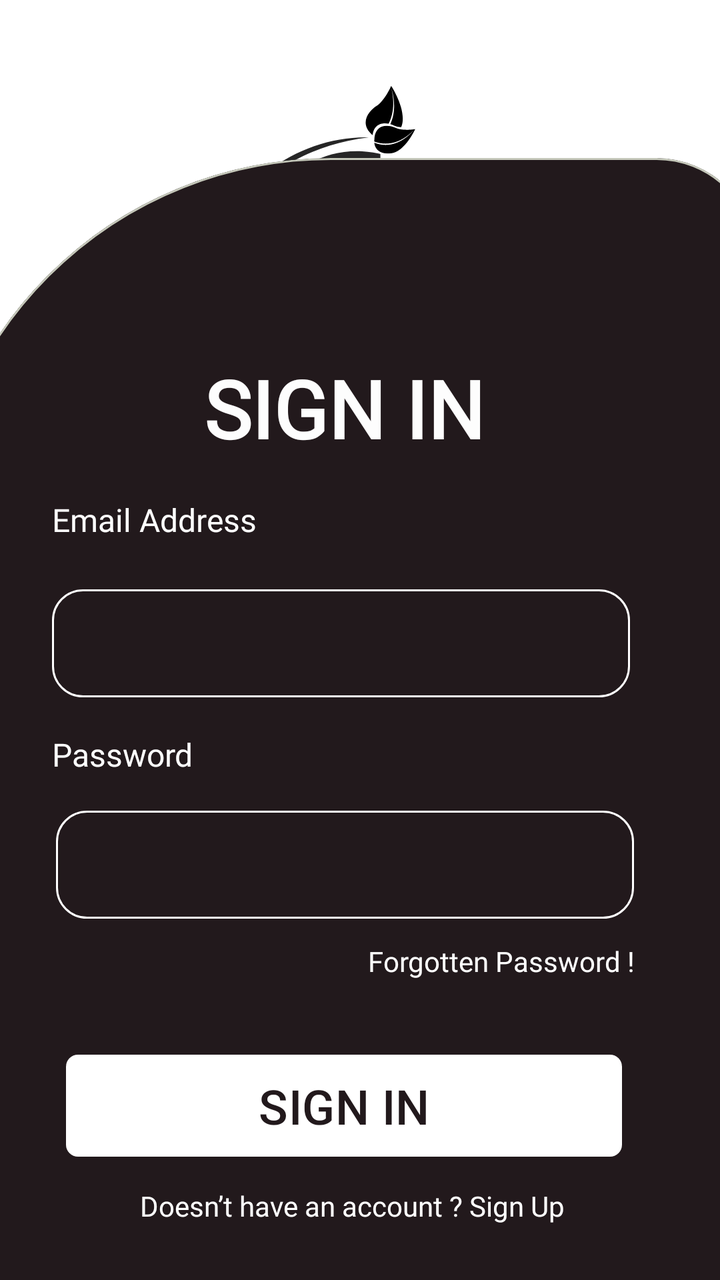
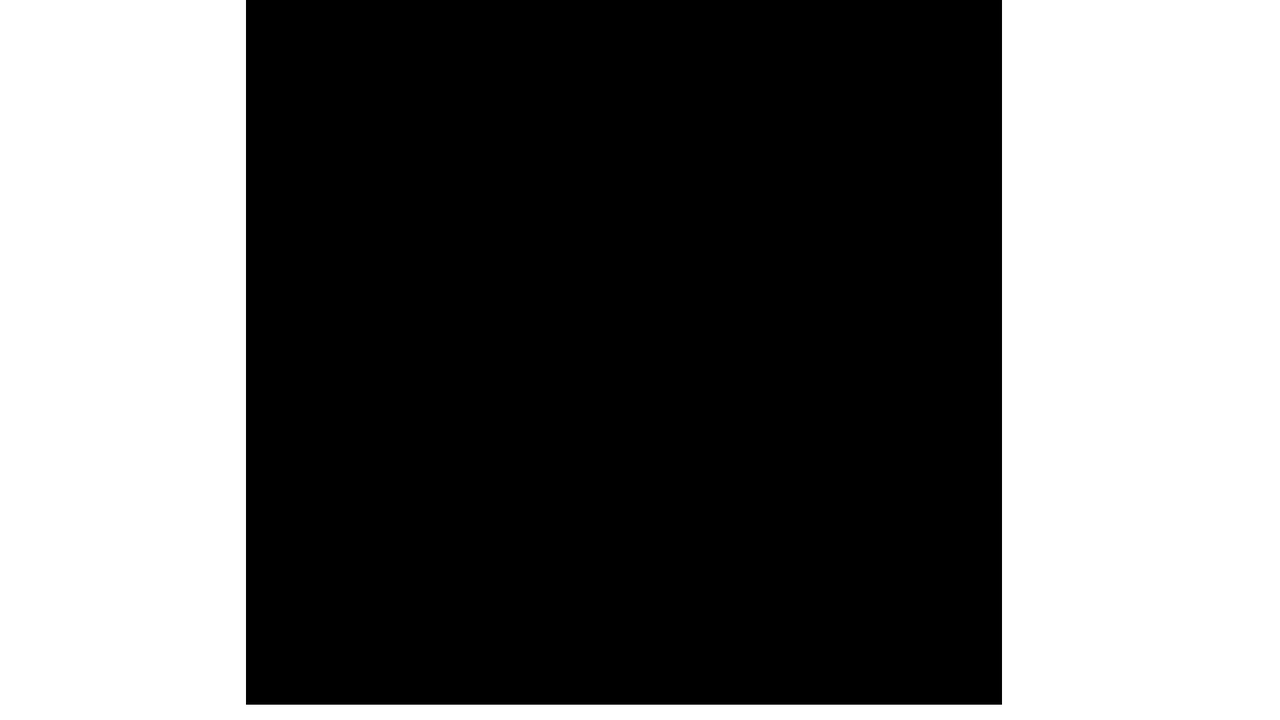

An Android layout and its configuration variant, each rendered on a device that would load it. The default file and the variant file are quoted in full after the pictures.
<!-- AndroidManifest.xml: application theme Theme.EcoGrid -->
<!-- res/layout/activity_login.xml -->
<?xml version="1.0" encoding="utf-8"?>
<androidx.constraintlayout.widget.ConstraintLayout xmlns:android="http://schemas.android.com/apk/res/android"
    xmlns:app="http://schemas.android.com/apk/res-auto"
    xmlns:tools="http://schemas.android.com/tools"
    android:id="@+id/drawerLayoutSignIn"
    android:layout_width="match_parent"
    android:layout_height="match_parent"
    android:background="#FFFFFF">

    <ImageView
        android:id="@+id/imageView"
        android:layout_width="358dp"
        android:layout_height="236dp"
        android:layout_marginTop="4dp"
        app:layout_constraintEnd_toEndOf="parent"
        app:layout_constraintStart_toStartOf="parent"
        app:layout_constraintTop_toTopOf="parent"
        app:srcCompat="@drawable/ecogrid___copy" />

    <com.google.android.material.card.MaterialCardView
        android:id="@+id/cardViewPanel"
        android:layout_width="413dp"
        android:layout_height="594dp"
        app:cardBackgroundColor="@color/md_theme_onBackground"
        app:cardElevation="0dp"
        app:layout_constraintBottom_toBottomOf="parent"
        app:layout_constraintEnd_toEndOf="parent"
        app:layout_constraintHorizontal_bias="0.666"
        app:layout_constraintStart_toStartOf="parent"
        app:layout_constraintTop_toBottomOf="@+id/imageView"
        app:layout_constraintVertical_bias="0.83"
        app:shapeAppearanceOverlay="@style/ToRoundedCard">

        <androidx.constraintlayout.widget.ConstraintLayout
            android:layout_width="340dp"
            android:layout_height="match_parent"
            android:layout_gravity="center">

            <TextView
                android:id="@+id/textView"
                android:layout_width="111dp"
                android:layout_height="18dp"
                android:layout_marginStart="24dp"
                android:layout_marginTop="28dp"
                android:fontFamily="@font/sulphur_point_light"
                android:text="Email Address"
                android:textColor="#FFFFFF"
                android:textSize="16sp"
                app:layout_constraintBottom_toBottomOf="parent"
                app:layout_constraintStart_toStartOf="parent"
                app:layout_constraintTop_toTopOf="parent"
                app:layout_constraintVertical_bias="0.194" />

            <TextView
                android:id="@+id/textView2"
                android:layout_width="wrap_content"
                android:layout_height="wrap_content"
                android:layout_marginTop="40dp"
                android:fontFamily="@font/sulphur_point_light"
                android:text="SIGN IN"
                android:textColor="#FDFDFD"
                android:textSize="40sp"
                android:textStyle="bold"
                app:layout_constraintEnd_toEndOf="parent"
                app:layout_constraintStart_toStartOf="parent"
                app:layout_constraintTop_toTopOf="parent" />



            <TextView
                android:id="@+id/textView3"
                android:layout_width="111dp"
                android:layout_height="18dp"
                android:layout_marginStart="24dp"
                android:layout_marginTop="28dp"
                android:fontFamily="@font/sulphur_point_light"
                android:text="Password"
                android:textColor="#FFFFFF"
                android:textSize="16sp"
                app:layout_constraintBottom_toBottomOf="parent"
                app:layout_constraintStart_toStartOf="parent"
                app:layout_constraintTop_toTopOf="parent"
                app:layout_constraintVertical_bias="0.466" />

            <TextView
                android:id="@+id/textView4"
                android:layout_width="183dp"
                android:layout_height="18dp"
                android:layout_marginStart="132dp"
                android:layout_marginTop="28dp"
                android:fontFamily="@font/sulphur_point_light"
                android:text="Forgotten Password !"
                android:textAlignment="viewEnd"
                android:textColor="#FFFFFF"
                android:textSize="14sp"
                app:layout_constraintBottom_toBottomOf="parent"
                app:layout_constraintStart_toStartOf="parent"
                app:layout_constraintTop_toTopOf="parent"
                app:layout_constraintVertical_bias="0.709" />

            <com.google.android.material.textfield.TextInputEditText
                android:id="@+id/email_address"
                android:layout_width="289dp"
                android:layout_height="54dp"
                android:layout_marginTop="64dp"
                android:background="@drawable/custome_input_boarder"
                android:drawableEnd="@drawable/mail_24dp_e3e3e3_fill0_wght400_grad0_opsz24___copy"
                android:outlineProvider="background"
                android:paddingStart="10dp"
                android:paddingEnd="10dp"
                android:textColor="#FFFFFF"
                android:textSize="16sp"
                android:inputType="textEmailAddress"
                android:singleLine="true"
                android:maxLines="1"
                android:imeOptions="actionNext"
                android:textCursorDrawable="@null"
                app:layout_constraintBottom_toBottomOf="parent"
                app:layout_constraintEnd_toEndOf="parent"
                app:layout_constraintHorizontal_bias="0.47"
                app:layout_constraintStart_toStartOf="parent"
                app:layout_constraintTop_toBottomOf="@+id/textView2"
                app:layout_constraintVertical_bias="0.0" />

            <com.google.android.material.textfield.TextInputEditText
                android:id="@+id/password"
                android:layout_width="289dp"
                android:layout_height="54dp"
                android:layout_marginTop="64dp"
                android:background="@drawable/custome_input_boarder"
                android:drawableEnd="@drawable/visibility_24dp_e3e3e3_fill0_wght400_grad0_opsz24___copy"
                android:outlineProvider="background"
                android:paddingStart="10dp"
                android:paddingEnd="10dp"
                android:textColor="#FFFFFF"
                android:textSize="16sp"
                android:maxLines="1"
                android:inputType="textPassword"
                android:singleLine="true"
                android:imeOptions="actionNext"
                android:textCursorDrawable="@null"
                app:layout_constraintBottom_toBottomOf="parent"
                app:layout_constraintEnd_toEndOf="parent"
                app:layout_constraintHorizontal_bias="0.509"
                app:layout_constraintStart_toStartOf="parent"
                app:layout_constraintTop_toBottomOf="@+id/textView2"
                app:layout_constraintVertical_bias="0.416" />

            <Button
                android:id="@+id/button"
                android:layout_width="278dp"
                android:layout_height="59dp"
                android:text="@string/activity_sign_in"
                android:textColor="@color/md_theme_onBackground"
                android:textSize="24dp"
                app:backgroundTint="@color/design_default_color_on_primary"
                app:cornerRadius="6dp"
                app:layout_constraintBottom_toBottomOf="parent"
                app:layout_constraintEnd_toEndOf="parent"
                app:layout_constraintStart_toStartOf="parent"
                app:layout_constraintTop_toBottomOf="@+id/textView2"
                app:layout_constraintVertical_bias="0.9" />

            <TextView
                android:id="@+id/textView5"
                android:layout_width="286dp"
                android:layout_height="19dp"
                android:fontFamily="@font/sulphur_point_light"
                android:text="Doesn’t have an account ? Sign Up"
                android:textAlignment="center"
                android:textColor="#FFFFFF"
                android:textSize="14sp"
                app:layout_constraintBottom_toBottomOf="parent"
                app:layout_constraintEnd_toEndOf="parent"
                app:layout_constraintHorizontal_bias="0.574"
                app:layout_constraintStart_toStartOf="parent"
                app:layout_constraintTop_toBottomOf="@+id/textView2"
                app:layout_constraintVertical_bias="0.994" />


        </androidx.constraintlayout.widget.ConstraintLayout>

    </com.google.android.material.card.MaterialCardView>

</androidx.constraintlayout.widget.ConstraintLayout>
<!-- resources referenced by this layout -->
<resources>
  <color name="md_theme_onBackground">#22191C</color>
  <!-- drawable custome_input_boarder (drawable) -->
  <?xml version="1.0" encoding="utf-8"?>
  <shape xmlns:android="http://schemas.android.com/apk/res/android">
      <solid android:color="@android:color/transparent"/>
  
      <stroke android:width="1dp" android:color="@color/design_default_color_on_primary"/>
      <corners android:radius="15dp"/>
  </shape>
  <string name="activity_sign_in">SIGN IN</string>
  <style name="ToRoundedCard">
          <item name="cornerSizeTopLeft">200dp</item>
          <item name="cornerSizeTopRight">50dp</item>
          <item name="cornerSizeBottomRight">50dp</item>
          <item name="cornerSizeBottomLeft">50dp</item>
      </style>
  <color name="md_theme_primary">#8C4A60</color>
  <color name="md_theme_onPrimary">#FFFFFF</color>
  <color name="md_theme_primaryContainer">#FFD9E2</color>
  <color name="md_theme_onPrimaryContainer">#703348</color>
  <color name="md_theme_secondary">#006874</color>
  <color name="md_theme_onSecondary">#FFFFFF</color>
  <color name="md_theme_secondaryContainer">#9EEFFD</color>
  <color name="md_theme_onSecondaryContainer">#004F58</color>
  <color name="md_theme_tertiary">#425E91</color>
  <color name="md_theme_onTertiary">#FFFFFF</color>
  <color name="md_theme_tertiaryContainer">#D7E3FF</color>
  <color name="md_theme_onTertiaryContainer">#284677</color>
  <color name="md_theme_error">#904A47</color>
  <color name="md_theme_onError">#FFFFFF</color>
  <color name="md_theme_errorContainer">#FFDAD7</color>
  <color name="md_theme_onErrorContainer">#733331</color>
  <color name="md_theme_background">#FFF8F8</color>
  <color name="md_theme_surface">#F5FAFC</color>
  <color name="md_theme_onSurface">#171C1E</color>
  <color name="md_theme_surfaceVariant">#E1E4D5</color>
  <color name="md_theme_onSurfaceVariant">#44483D</color>
  <color name="md_theme_outline">#75796C</color>
  <color name="md_theme_outlineVariant">#C5C8BA</color>
  <color name="md_theme_inverseSurface">#2B3133</color>
  <color name="md_theme_inverseOnSurface">#ECF2F4</color>
  <color name="md_theme_inversePrimary">#FFB1C8</color>
  <color name="md_theme_primaryFixed">#FFD9E2</color>
  <color name="md_theme_onPrimaryFixed">#3A071D</color>
  <color name="md_theme_primaryFixedDim">#FFB1C8</color>
  <color name="md_theme_onPrimaryFixedVariant">#703348</color>
  <color name="md_theme_secondaryFixed">#9EEFFD</color>
  <color name="md_theme_onSecondaryFixed">#001F24</color>
  <color name="md_theme_secondaryFixedDim">#82D3E0</color>
  <color name="md_theme_onSecondaryFixedVariant">#004F58</color>
  <color name="md_theme_tertiaryFixed">#D7E3FF</color>
  <color name="md_theme_onTertiaryFixed">#001B3F</color>
  <color name="md_theme_tertiaryFixedDim">#ABC7FF</color>
  <color name="md_theme_onTertiaryFixedVariant">#284677</color>
  <color name="md_theme_surfaceDim">#D5DBDD</color>
  <color name="md_theme_surfaceBright">#F5FAFC</color>
  <color name="md_theme_surfaceContainerLowest">#FFFFFF</color>
  <color name="md_theme_surfaceContainerLow">#EFF4F6</color>
  <color name="md_theme_surfaceContainer">#E9EFF1</color>
  <color name="md_theme_surfaceContainerHigh">#E4E9EB</color>
  <color name="md_theme_surfaceContainerHighest">#DEE3E5</color>
  <!-- some entries are left out for length -->
</resources>
<!-- res/layout-land/activity_login.xml (the repository's variant of the layout above) -->
<!-- drawn on the phone turned sideways -->
<?xml version="1.0" encoding="utf-8"?>
<androidx.constraintlayout.widget.ConstraintLayout xmlns:android="http://schemas.android.com/apk/res/android"
    xmlns:app="http://schemas.android.com/apk/res-auto"
    xmlns:tools="http://schemas.android.com/tools"
    android:id="@+id/drawerLayoutSignIn"
    android:layout_width="match_parent"
    android:layout_height="match_parent"
    android:background="#FFFFFF">


    <ImageView
        android:id="@+id/imageView"
        android:layout_width="273dp"
        android:layout_height="273dp"
        android:layout_marginTop="4dp"
        app:layout_constraintEnd_toEndOf="parent"
        app:layout_constraintStart_toStartOf="parent"
        app:layout_constraintTop_toTopOf="parent"
        app:srcCompat="@drawable/ecogrid___copy" />

    <View
        android:id="@+id/view"
        android:layout_width="378dp"
        android:layout_height="607dp"
        android:layout_marginBottom="8dp"
        android:background="@drawable/signup_signin_rounded_panel"
        app:layout_constraintBottom_toBottomOf="parent"
        app:layout_constraintEnd_toEndOf="parent"
        app:layout_constraintHorizontal_bias="0.47"
        app:layout_constraintStart_toStartOf="parent" />

    <TextView
        android:id="@+id/textView2"
        android:layout_width="wrap_content"
        android:layout_height="wrap_content"
        android:layout_marginTop="72dp"
        android:fontFamily="@font/sulphur_point_light"
        android:text="SIGN IN"
        android:textColor="#FDFDFD"
        android:textSize="40sp"
        android:textStyle="bold"
        app:layout_constraintEnd_toEndOf="@+id/view"
        app:layout_constraintHorizontal_bias="0.501"
        app:layout_constraintStart_toStartOf="@+id/view"
        app:layout_constraintTop_toTopOf="@+id/view" />

    <TextView
        android:id="@+id/textView"
        android:layout_width="176dp"
        android:layout_height="24dp"
        android:layout_marginTop="176dp"
        android:fontFamily="Sulphur Point"
        android:text="Email Address"
        android:textSize="16dp"
        android:textAlignment="center"
        android:textColor="#FFFFFF"
        app:layout_constraintEnd_toEndOf="@+id/view"
        app:layout_constraintHorizontal_bias="0.0"
        app:layout_constraintStart_toStartOf="@+id/view"
        app:layout_constraintTop_toTopOf="@+id/view" />


</androidx.constraintlayout.widget.ConstraintLayout>
<!-- resources referenced by the variant -->
<!-- as the phone turned sideways resolves them -->
<resources>
  <!-- drawable signup_signin_rounded_panel (drawable) -->
  <?xml version="1.0" encoding="utf-8"?>
  <shape xmlns:android="http://schemas.android.com/apk/res/android">
  
      <solid android:color="@color/md_theme_scrim_mediumContrast" />
  
      <corners
          android:topLeftRadius="200dp"
          android:topRightRadius="55dp"/>
  </shape>
  <color name="md_theme_scrim_mediumContrast">#000000</color>
  <color name="md_theme_primary">#8C4A60</color>
  <color name="md_theme_onPrimary">#FFFFFF</color>
  <color name="md_theme_primaryContainer">#FFD9E2</color>
  <color name="md_theme_onPrimaryContainer">#703348</color>
  <color name="md_theme_secondary">#006874</color>
  <color name="md_theme_onSecondary">#FFFFFF</color>
  <color name="md_theme_secondaryContainer">#9EEFFD</color>
  <color name="md_theme_onSecondaryContainer">#004F58</color>
  <color name="md_theme_tertiary">#425E91</color>
  <color name="md_theme_onTertiary">#FFFFFF</color>
  <color name="md_theme_tertiaryContainer">#D7E3FF</color>
  <color name="md_theme_onTertiaryContainer">#284677</color>
  <color name="md_theme_error">#904A47</color>
  <color name="md_theme_onError">#FFFFFF</color>
  <color name="md_theme_errorContainer">#FFDAD7</color>
  <color name="md_theme_onErrorContainer">#733331</color>
  <color name="md_theme_background">#FFF8F8</color>
  <color name="md_theme_onBackground">#22191C</color>
  <color name="md_theme_surface">#F5FAFC</color>
  <color name="md_theme_onSurface">#171C1E</color>
  <color name="md_theme_surfaceVariant">#E1E4D5</color>
  <color name="md_theme_onSurfaceVariant">#44483D</color>
  <color name="md_theme_outline">#75796C</color>
  <color name="md_theme_outlineVariant">#C5C8BA</color>
  <color name="md_theme_inverseSurface">#2B3133</color>
  <color name="md_theme_inverseOnSurface">#ECF2F4</color>
  <color name="md_theme_inversePrimary">#FFB1C8</color>
  <color name="md_theme_primaryFixed">#FFD9E2</color>
  <color name="md_theme_onPrimaryFixed">#3A071D</color>
  <color name="md_theme_primaryFixedDim">#FFB1C8</color>
  <color name="md_theme_onPrimaryFixedVariant">#703348</color>
  <color name="md_theme_secondaryFixed">#9EEFFD</color>
  <color name="md_theme_onSecondaryFixed">#001F24</color>
  <color name="md_theme_secondaryFixedDim">#82D3E0</color>
  <color name="md_theme_onSecondaryFixedVariant">#004F58</color>
  <color name="md_theme_tertiaryFixed">#D7E3FF</color>
  <color name="md_theme_onTertiaryFixed">#001B3F</color>
  <color name="md_theme_tertiaryFixedDim">#ABC7FF</color>
  <color name="md_theme_onTertiaryFixedVariant">#284677</color>
  <color name="md_theme_surfaceDim">#D5DBDD</color>
  <color name="md_theme_surfaceBright">#F5FAFC</color>
  <color name="md_theme_surfaceContainerLowest">#FFFFFF</color>
  <color name="md_theme_surfaceContainerLow">#EFF4F6</color>
  <color name="md_theme_surfaceContainer">#E9EFF1</color>
  <color name="md_theme_surfaceContainerHigh">#E4E9EB</color>
  <color name="md_theme_surfaceContainerHighest">#DEE3E5</color>
  <!-- some entries are left out for length -->
</resources>
